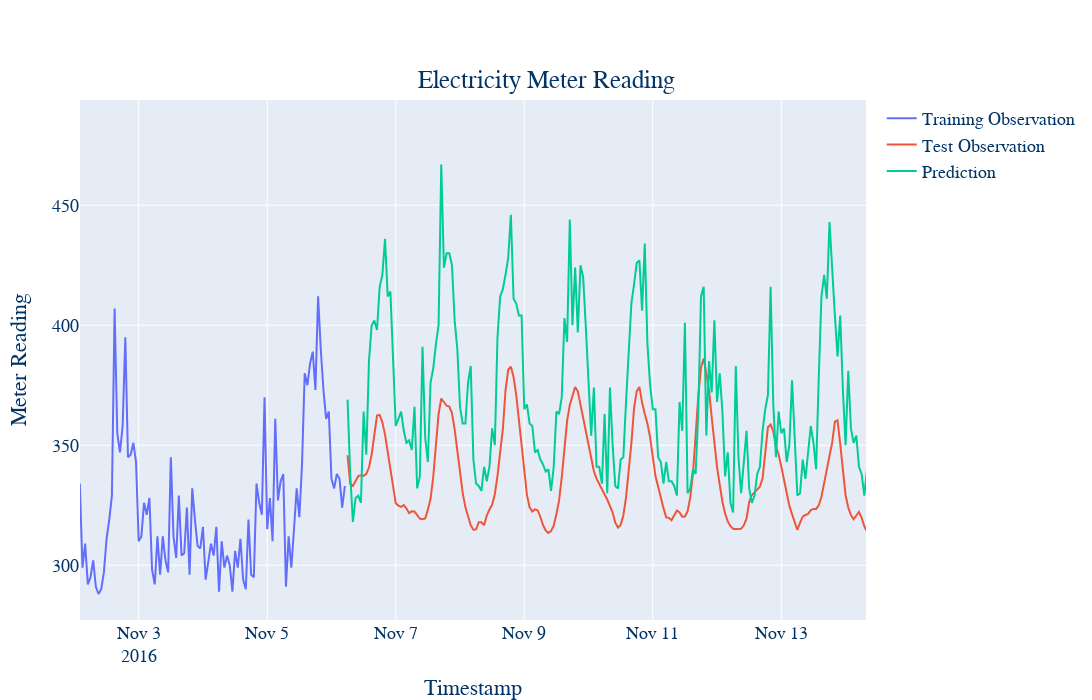

The notebook cell this image was saved under:
### Code cell
x = np.expand_dims(x_scaled_test, axis=0)
y_pred = elec_dropout_model.predict(x)
y_pred_rescaled = y_scaler.inverse_transform(y_pred[0])


y_train_reshaped = y_train.reshape((-1))
y_test_reshaped = y_test.reshape((-1))
y_pred_reshaped = y_pred_rescaled.reshape((-1))

trace1 = go.Scatter(
    x = elec_consumption.index[7200:num_train],
    y = y_train_reshaped,
    mode = 'lines',
    name = 'Training Observation'
)
trace2 = go.Scatter(
    x = date_test,
    y = y_pred_reshaped,
    mode = 'lines',
    name = 'Test Observation'
)
trace3 = go.Scatter(
    x = date_test,
    y = y_test_reshaped,
    mode='lines',
    name = 'Prediction'
)
layout = go.Layout(width=1400, height=700,
    title = {'text': "Electricity Meter Reading", 'y':0.9, 'x':0.5, 'xanchor': 'center', 'yanchor': 'top'},
    xaxis = {'title' : "Timestamp"},
    yaxis = {'title' : "Meter Reading", }
)
fig = go.Figure(data=[trace1, trace2, trace3], layout=layout)
fig.update_layout(font=dict(family="Courier New, monospace", size=18, color="#003366", )) # "#7f7f7f"
# fig.write_image('image/time_series_forcast_chw.png')
fig.show()

### Figure 1 — Plotly figure (JSON) as saved in the notebook; plotly's stock layout.template omitted (floating-point values rounded to 4 significant figures; data arrays with more than 128 entries replaced by an {"elided": "..."} marker saying what was removed)
{"data": [{"mode": "lines", "name": "Training Observation", "type": "scatter", "x": {"elided": "246 str values"}, "y": {"elided": "7446 int values"}}, {"mode": "lines", "name": "Test Observation", "type": "scatter", "x": {"elided": "1314 str values"}, "y": {"elided": "1314 float values"}}, {"mode": "lines", "name": "Prediction", "type": "scatter", "x": {"elided": "1314 str values"}, "y": {"elided": "1314 int values"}}], "layout": {"font": {"color": "#003366", "family": "Courier New, monospace", "size": 18}, "height": 700, "title": {"text": "Electricity Meter Reading", "x": 0.5, "xanchor": "center", "y": 0.9, "yanchor": "top"}, "width": 1400, "xaxis": {"autorange": false, "range": ["2016-11-02 02:04:44.4466", "2016-11-14 07:37:38.3003"], "title": {"text": "Timestamp"}, "type": "date"}, "yaxis": {"autorange": true, "range": [277.2, 493.8], "title": {"text": "Meter Reading"}, "type": "linear"}}}
